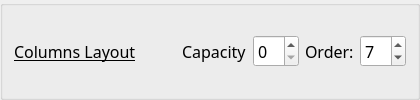
        <widget class="QGroupBox" name="GB_7_columnsLayout">
         <property name="sizePolicy">
          <sizepolicy hsizetype="Preferred" vsizetype="Maximum">
           <horstretch>0</horstretch>
           <verstretch>0</verstretch>
          </sizepolicy>
         </property>
         <property name="title">
          <string/>
         </property>
         <property name="flat">
          <bool>true</bool>
         </property>
         <layout class="QGridLayout" name="gridLayout_33">
          <property name="topMargin">
           <number>0</number>
          </property>
          <property name="bottomMargin">
           <number>0</number>
          </property>
          <property name="verticalSpacing">
           <number>0</number>
          </property>
          <item row="0" column="4">
           <widget class="QSpinBox" name="kcfg_columnsLayoutCapacity">
            <property name="font">
             <font>
              <family>Noto Sans</family>
              <pointsize>12</pointsize>
              <italic>false</italic>
              <bold>false</bold>
              <underline>false</underline>
             </font>
            </property>
            <property name="toolTip">
             <string>&lt;html&gt;&lt;head/&gt;&lt;body&gt;&lt;p&gt;0 - to disable&lt;/p&gt;&lt;/body&gt;&lt;/html&gt;</string>
            </property>
            <property name="maximum">
             <number>99</number>
            </property>
            <property name="value">
             <number>0</number>
            </property>
           </widget>
          </item>
          <item row="0" column="6">
           <widget class="QSpinBox" name="kcfg_columnsLayoutOrder">
            <property name="font">
             <font>
              <family>Noto Sans</family>
              <pointsize>12</pointsize>
              <italic>false</italic>
              <bold>false</bold>
              <underline>false</underline>
             </font>
            </property>
            <property name="toolTip">
             <string>&lt;html&gt;&lt;head/&gt;&lt;body&gt;&lt;p&gt;0 - to disable&lt;/p&gt;&lt;/body&gt;&lt;/html&gt;</string>
            </property>
            <property name="maximum">
             <number>12</number>
            </property>
            <property name="value">
             <number>7</number>
            </property>
           </widget>
          </item>
          <item row="0" column="1">
           <widget class="QLabel" name="label_52">
            <property name="font">
             <font>
              <family>Noto Sans</family>
              <pointsize>12</pointsize>
              <italic>false</italic>
              <bold>false</bold>
              <underline>true</underline>
             </font>
            </property>
            <property name="text">
             <string>Columns Layout</string>
            </property>
            <property name="margin">
             <number>0</number>
            </property>
           </widget>
          </item>
          <item row="0" column="2">
           <spacer name="horizontalSpacer_29">
            <property name="orientation">
             <enum>Qt::Orientation::Horizontal</enum>
            </property>
            <property name="sizeHint" stdset="0">
             <size>
              <width>40</width>
              <height>20</height>
             </size>
            </property>
           </spacer>
          </item>
          <item row="0" column="5">
           <widget class="QLabel" name="label_53">
            <property name="font">
             <font>
              <family>Noto Sans</family>
              <pointsize>12</pointsize>
              <italic>false</italic>
              <bold>false</bold>
              <underline>false</underline>
             </font>
            </property>
            <property name="text">
             <string>Order:</string>
            </property>
           </widget>
          </item>
          <item row="0" column="3">
           <widget class="QLabel" name="label_54">
            <property name="font">
             <font>
              <family>Noto Sans</family>
              <pointsize>12</pointsize>
              <italic>false</italic>
              <bold>false</bold>
              <underline>false</underline>
             </font>
            </property>
            <property name="text">
             <string>Capacity</string>
            </property>
           </widget>
          </item>
         </layout>
        </widget>
